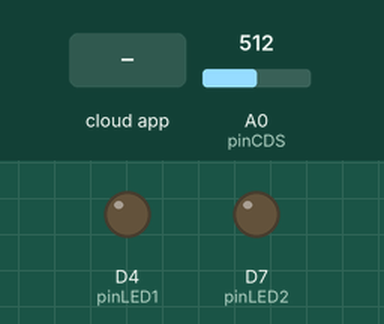
Recording of a sketch running on a simulated ESP8266 (Wemos D1 mini). On the bench: output pins drawn as LEDs (lit = HIGH). The test bench sets the inputs (shaded band); at power-on: A0 (pinCDS) = 512. WiFi joins after 1.5 s; servers stay silent unless stated; the Firebase database answers and starts empty; what the sketch prints to the serial monitor is not drawn.

Above: at 2.7 s.
2.8 s: the phone or cloud app sets LED1 to 1
At 4.2 s:
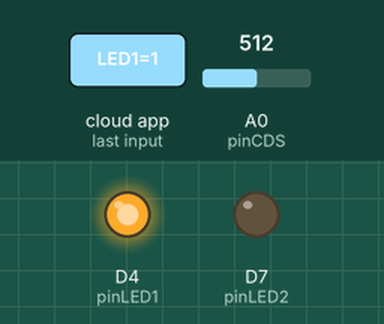
4.6 s: the phone or cloud app sets LED2 to 1
At 5.4 s:
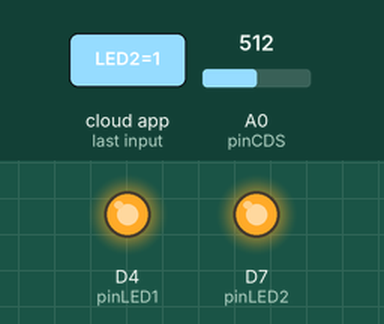
6.2 s: the phone or cloud app sets LED1 to 0
At 8.1 s:
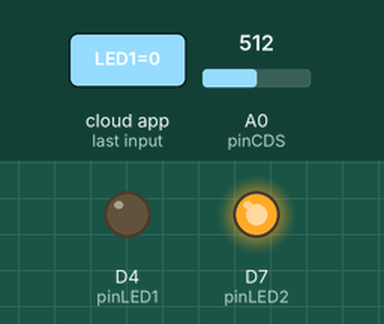
8.9 s: the phone or cloud app sets LED2 to 0
At 9.4 s:
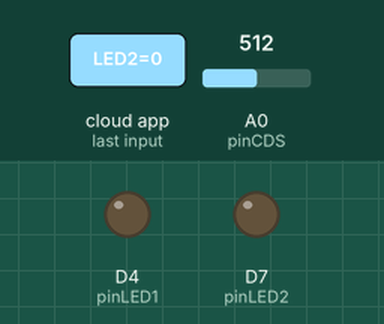
Timing chart, 0 to 11.5 s (numbered marks = the images above; inputs shaded):
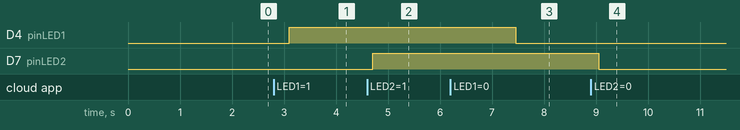

The sketch:

ex_wemos_firebase.ino
```cpp
#include "FirebaseESP8266.h"
#include <ESP8266WiFi.h>

#define FIREBASE_HOST "실시간 데이터베이스 주소 (http:// 빼고, 마지막 / 빼고)"
#define FIREBASE_AUTH "실시간 데이터베이스 비밀번호"
#define WIFI_SSID "와이파이 SSID" // 연결 가능한 wifi의 ssid
#define WIFI_PASSWORD "와이파이비밀번호" // wifi 비밀번호

#define pinLED1 D4
#define pinLED2 D7
#define pinCDS  A0

FirebaseData firebaseData;
FirebaseJson json;

void setup() // wifi 접속 과정.
{
  Serial.begin(9600);

  WiFi.begin(WIFI_SSID, WIFI_PASSWORD);
  Serial.println();
  Serial.print("Connecting to WiFi");
  while (WiFi.status() != WL_CONNECTED)
  {
    Serial.print(".");
    delay(500);
  }
  Serial.println();
  Serial.print("Connected with IP: ");
  Serial.println(WiFi.localIP());
  Serial.println();

  pinMode(pinLED1, OUTPUT);
  pinMode(pinLED2, OUTPUT);

  Firebase.begin(FIREBASE_HOST, FIREBASE_AUTH);
  Firebase.reconnectWiFi(true);

  firebaseData.setBSSLBufferSize(1024, 1024);
  firebaseData.setResponseSize(1024);
  Firebase.setReadTimeout(firebaseData, 1000 * 60);
  Firebase.setwriteSizeLimit(firebaseData, "tiny");
}

void loop()
{
 if(Firebase.getBool(firebaseData,"LED1")) {
  bool valLED1 = firebaseData.boolData();
  digitalWrite(pinLED1, valLED1);
 }

 if(Firebase.getBool(firebaseData, "LED2")) {
  bool valLED2 = firebaseData.boolData();
  digitalWrite(pinLED2, valLED2);
 }

/* if(Firebase.getInt(firebaseData, "Int Data Tag")){
  int valInt = firebaseData.intData();
  // write Code...
 }
 if(Firebase.getFloat(firebaseData, "Float Data Tag")){
  float valFloat = firebaseData.floatData();
  // write Code...
 }
 if(Firebase.getString(firebaseData, "String Data Tag")){
  String valStr = firebaseData.stringData();
  // write Code...
 }*/

 //Firebase.setBool(firebaseData, "BoolData", /*Bool Data*/);
 Firebase.setInt(firebaseData, "Brightness", analogRead(pinCDS));
 //Firebase.setFloat(firebaseData, "FloatData", /*Float Data*/);
 //Firebase.setString(firebaseData, "StringData", /*String Data*/);
 delay(1000); // 1초마다 반복
}
```

Measured:
- after the input at 2.8 s, D4 (pinLED1): LOW → HIGH after 0.30 s
- after the input at 4.6 s, D7 (pinLED2): LOW → HIGH after 0.10 s
- after the input at 6.2 s, D4 (pinLED1): HIGH → LOW after 1.3 s
- after the input at 8.9 s, D7 (pinLED2): HIGH → LOW after 0.15 s
